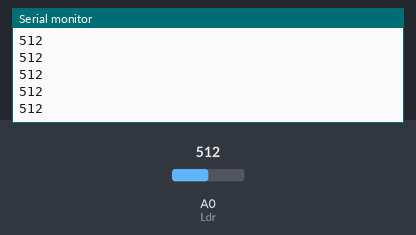
The sketch below on a simulated Arduino Uno, built with avr-gcc and run on an emulated ATmega328P. Parts: the last lines printed to the serial monitor. The inputs (shaded band) are chosen by the test bench; at power-on: A0 (Ldr) = 512.

Above: at 1.2 s.
1.3 s: A0 (Ldr) set to 716
At 2.1 s:
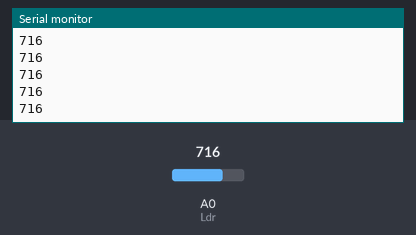
2.8 s: A0 (Ldr) set to 900
At 3.3 s:
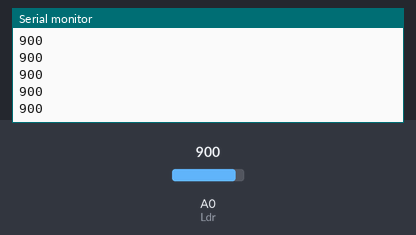
Timing chart, 0 to 5.8 s (numbered marks = the images above; inputs shaded):
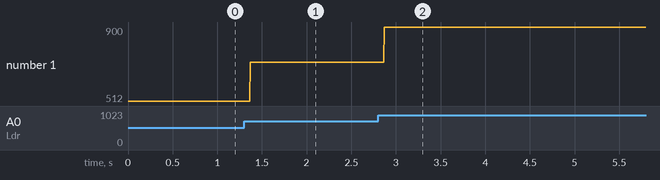

Measured:
- after the input at 1.3 s, the serial monitor: prints a new line after 0.07 s (image 1)
- after the input at 2.8 s, the serial monitor: prints a new line after 0.07 s (image 2)
- plotted number 1: 512 → 716 after the input at 1.3 s, 716 → 900 after the input at 2.8 s

The sketch:

211451018_mehmet_onur__ahin.ino
```cpp
#define Ldr A0
int Isik_siddeti = 0;
void setup()
{
Serial.begin(9600);
pinMode(A0,INPUT);
}
void loop()
{
int Isik_siddeti = analogRead(Ldr);
Serial.println(Isik_siddeti);
}
```
